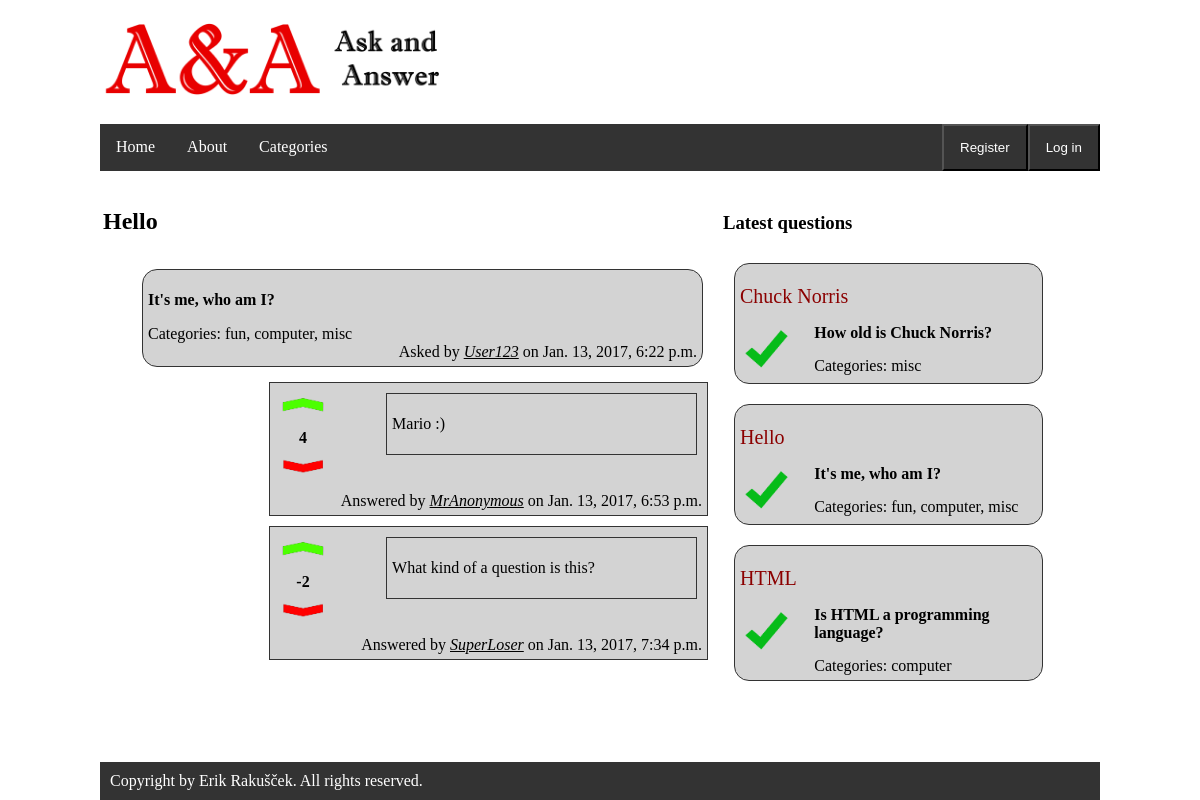
The page /AA/question/3/ on the database as committed earlier.
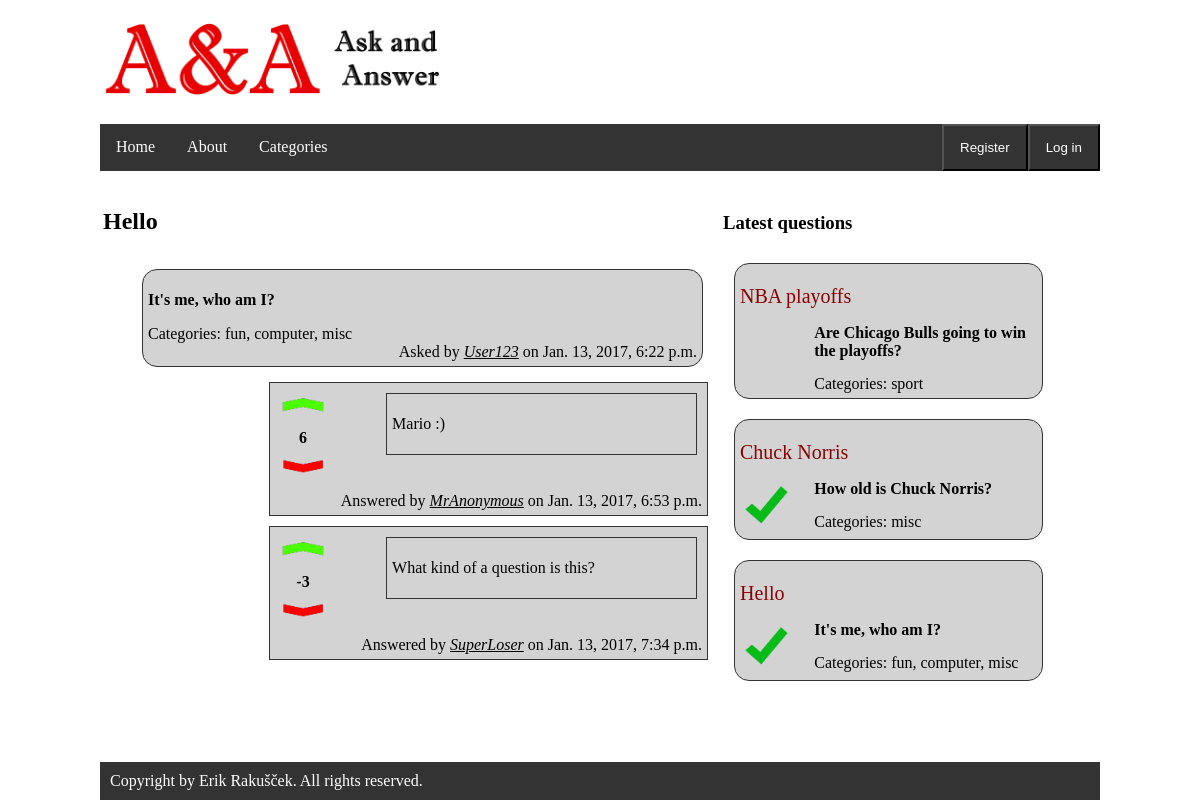
The same page on the database as committed later.
### AA/models.py (models this page shows, shortened)
class Answer(models.Model):
    body = models.CharField(max_length=1000)
    time = models.DateTimeField(default=datetime.now)
    plusVotes = models.IntegerField(default=0)
    minusVotes = models.IntegerField(default=0)
    username = models.ForeignKey(User, on_delete=models.SET_NULL, null=True)
    questionID = models.ForeignKey(Question, on_delete=models.CASCADE)
    def _get_average_votes(self):
        return self.plusVotes - self.minusVotes
    average_votes = property(_get_average_votes)

class Question(models.Model):
    questionID = models.AutoField(primary_key=True)
    title = models.CharField(max_length=200)
    body = models.CharField(max_length=1000)
    time = models.DateTimeField(default=datetime.now)
    categories = models.CharField(max_length=500)
    answered = models.IntegerField(default=0)
    username = models.ForeignKey(User, on_delete=models.SET_NULL, null=True)
    def is_recent(self):
        if self.time + timedelta(hours=2) >= timezone.now():
            return True
        return False

### AA/views.py (the view)
# urls.py: url(r'^question/(?P<question_id>[0-9]+)/$', views.question, name="question"),
def question(request, question_id):
    cer_question = get_object_or_404(Question, pk=question_id)
    all_questions_time = Question.objects.all().order_by('-time')[:3]
    all_answers = cer_question.answer_set.all().order_by('-plusVotes')
    context = {
        'question': cer_question,
        'all_answers': all_answers,
        'all_questions_time': all_questions_time
    }
    return render(request, 'question.html', context)

### AA/templates/question.html (shortened to what this page needs)
{% extends "base.html" %}
{% load static %}
{% block css_import %}
    <link rel="stylesheet" type="text/css" href="{% static 'question/styleQuestion.css' %}">
{% endblock %}
{% block left_column %}
    <h2><p>{{ question.title }}</p></h2>
    <div class="questionWithAnswer">
        <p><b>{{ question.body }}</b></p>
        <div class="categories">Categories: {{ question.categories }}</div>
        <div class="user-time">Asked by <span class="user">{{ question.username }}</span> on <span class="time">{{ question.time }}</span></div>
    </div>
    {% if all_answers %}
        {% for answer in all_answers %}
            <div class="answer">
                <div class="votes">
                    <table class="votesTable">
                        <tr>
                            <td>
                                <form action="{% url 'upvote' question.questionID answer.pk  %}" method="post">
                                    <input type="image" src="{% static 'question/upvote.png' %}" alt="upvote" style="width:50px; height:30px"/>
                                </form>
                            </td>
                        </tr>
                        <tr>
                            <td><div id="averageVotes1"><b>{{ answer.average_votes }}</b></div></td>
                        </tr>
                        <tr>
                            <td>
                                <form action="{% url 'downvote' question.questionID answer.pk  %}" method="post">
                                    <input type="image" src="{% static 'question/downvote.png' %}" alt="downvote" style="width:50px; height:30px"/>
                                </form>
                            </td>
                        </tr>
                    </table>
                </div>
                <div class="answer">
                    <p>{{ answer.body }}</p>
                </div>
                <div class="user-time">Answered by <span class="user">{{ answer.username }}</span> on <span class="time">{{ answer.time }}</span></div>
            </div>
        {% endfor %}
    {% endif %}
{% endblock %}
{% block right_column %}
    <h3><p>Latest questions</p></h3>
    {% if all_questions_time %}
        {% for question in all_questions_time %}
            <div class="questionWithAnswer">
                    <p><a href="{% url 'question' question.questionID %}"><span class="questionTitle">{{ question.title }}</span></a>
					</p>                {% if question.answered == 1 %}
                    <div class="answeredIcon"><img src="{% static 'answered.png' %}" alt="answered" style="width:50px; height:50px;"></div>
                {% endif %}
                <div class="question">
                    <b>{{ question.body }}</b>
                    <div class="categories">Categories: {{ question.categories }}</div>
                </div>
            </div>
        {% endfor %}
    {% else %}
        <h3>No questions yet in the database.</h3>
    {% endif %}
{% endblock %}

Rows that differ between the two databases and show on the page:
no longer on this page (row unchanged): Question: title "HTML", answered 1 (drawn), body "Is HTML a programming language?", categories "computer"
changed Answer "Mario :)": average_votes "4" → "6"
changed Answer "What kind of a question is this?": average_votes "-2" → "-3"
added Question: title "NBA playoffs", body "Are Chicago Bulls going to win the playoffs?", categories "sport"
